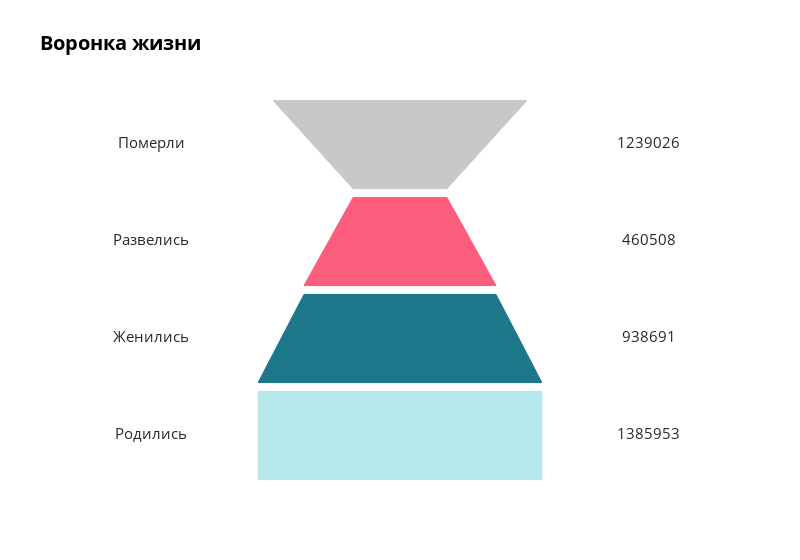

The notebook cell this image was saved under:
### Code cell
# list containing all the plot shapes
shapes = []

# list containing the Y-axis location for each section's name and value text
label_y = []

for i in range(n_phase):
        if (i == n_phase-1):
                points = [phase_w[i] / 2, height, phase_w[i] / 2, height - section_h]
        else:
                points = [phase_w[i] / 2, height, phase_w[i+1] / 2, height - section_h]

        path = 'M {0} {1} L {2} {3} L -{2} {3} L -{0} {1} Z'.format(*points)

        shape = {
                'type': 'path',
                'path': path,
                'fillcolor': colors[i],
                'line': {
                    'width': 1,
                    'color': colors[i]
                }
        }
        shapes.append(shape)
        
        # Y-axis location for this section's details (text)
        label_y.append(height - (section_h / 2))

        height = height - (section_h + section_d)

# For phase names
label_trace = go.Scatter(
    x=[-350]*n_phase,
    y=label_y,
    mode='text',
    text=phases,
    textfont=dict(
        color='rgb(40,40,40)',
        size=15
    )
)
 
# For phase values
value_trace = go.Scatter(
    x=[350]*n_phase,
    y=label_y,
    mode='text',
    text=values,
    textfont=dict(
        color='rgb(40,40,40)',
        size=15
    )
)

data = [label_trace, value_trace]
 
layout = go.Layout(
    title="<b>Воронка жизни</b>",
    titlefont=dict(
        size=20,
        color='rgb(0,0,0)'
    ),
    shapes=shapes,
    height=560,
    width=800,
    showlegend=False,
    paper_bgcolor='rgba(255,255,255,1)',
    plot_bgcolor='rgba(255,255,255,1)',
    xaxis=dict(
        showticklabels=False,
        zeroline=False,
        showgrid=False,
        range=[-450, 450]
    ),
    yaxis=dict(
        showticklabels=False,
        zeroline=False,
        showgrid=False
    )
)
 
fig = go.Figure(data=data, layout=layout)
iplot(fig, show_link=False)

### Figure 1 — Plotly figure (JSON) as saved in the notebook; plotly's stock layout.template omitted (floating-point values rounded to 4 significant figures)
{"data": [{"mode": "text", "text": ["Померли", "Развелись", "Женились", "Родились"], "textfont": {"color": "rgb(40,40,40)", "size": 15}, "type": "scatter", "x": [-350, -350, -350, -350], "y": [380, 270, 160, 50]}, {"mode": "text", "text": ["1239026", "460508", "938691", "1385953"], "textfont": {"color": "rgb(40,40,40)", "size": 15}, "type": "scatter", "x": [350, 350, 350, 350], "y": [380, 270, 160, 50]}], "layout": {"height": 560, "paper_bgcolor": "rgba(255,255,255,1)", "plot_bgcolor": "rgba(255,255,255,1)", "shapes": [{"fillcolor": "rgb(200,200,200)", "line": {"color": "rgb(200,200,200)", "width": 1}, "path": "M 178.5 430 L 66.0 330 L -66.0 330 L -178.5 430 Z", "type": "path"}, {"fillcolor": "rgb(253,93,124)", "line": {"color": "rgb(253,93,124)", "width": 1}, "path": "M 66.0 320 L 135.0 220 L -135.0 220 L -66.0 320 Z", "type": "path"}, {"fillcolor": "rgb(28,119,139)", "line": {"color": "rgb(28,119,139)", "width": 1}, "path": "M 135.0 210 L 199.5 110 L -199.5 110 L -135.0 210 Z", "type": "path"}, {"fillcolor": "rgb(182,231,235)", "line": {"color": "rgb(182,231,235)", "width": 1}, "path": "M 199.5 100 L 199.5 0 L -199.5 0 L -199.5 100 Z", "type": "path"}], "showlegend": false, "title": {"font": {"color": "rgb(0,0,0)", "size": 20}, "text": "<b>Воронка жизни</b>"}, "width": 800, "xaxis": {"range": [-450, 450], "showgrid": false, "showticklabels": false, "zeroline": false}, "yaxis": {"showgrid": false, "showticklabels": false, "zeroline": false}}}
